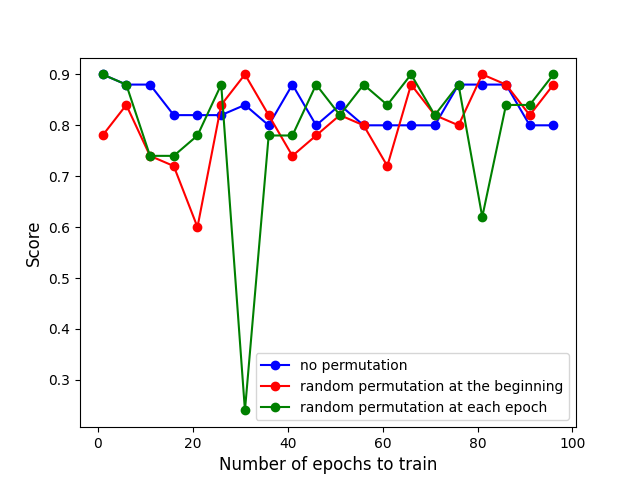

Recreate this plot in Python.
import matplotlib.pyplot as plt
from random import randint, seed, sample
from perceptron import PerceptronTrain, PerceptronTest
from structures import Vector, Scalar, Dataset
from utils import train_test_split, eval_predictions
seed(42)

v = Vector(randint(-100, 100), randint(-100, 100))
xs = [Vector(randint(-100, 100), randint(-100, 100)) for i in range(500)]
ys = [v * x * Scalar(randint(-1, 9)) for x in xs]

# generate vector-label pairs
data = [(vector, label) for vector, label in zip(xs, ys)]
# split data
train, test = train_test_split(data)

# retrieve labels only from a test set
y_true = [entry[1].sign() for entry in test]

sorted_train = sorted(train, key=lambda vec: vec[1].val)

no_permutation = []
init_permutation = []
permutation_by_epoch = []

for maxiter in range(1, 100, 5):
    # no permutation
    weights, bias = PerceptronTrain(sorted_train, Maxiter=maxiter)
    preds = PerceptronTest(weights, bias, test)
    no_permutation.append(eval_predictions(preds, y_true))
    # only initial permutation - sample does not change the original list
    shuffled = sample(sorted_train, len(sorted_train))
    weights, bias = PerceptronTrain(shuffled, Maxiter=maxiter)
    preds = PerceptronTest(weights, bias, test)
    init_permutation.append(eval_predictions(preds, y_true))
    # permutate by each epoch
    weights, bias = PerceptronTrain(
        sorted_train, Maxiter=maxiter, shuffling=True)
    preds = PerceptronTest(weights, bias, test)
    permutation_by_epoch.append(eval_predictions(preds, y_true))

x = [x for x in range(1, 100, 5)]

plt.plot(x, no_permutation,
         color='blue', label='no permutation', marker='o')
plt.plot(x, init_permutation, color='red',
         label='random permutation at the beginning', marker='o')
plt.plot(x, permutation_by_epoch,
         color='green', label='random permutation at each epoch', marker='o')

plt.xlabel('Number of epochs to train', fontsize=12)
plt.ylabel('Score', fontsize=12)
plt.legend()
plt.show()
